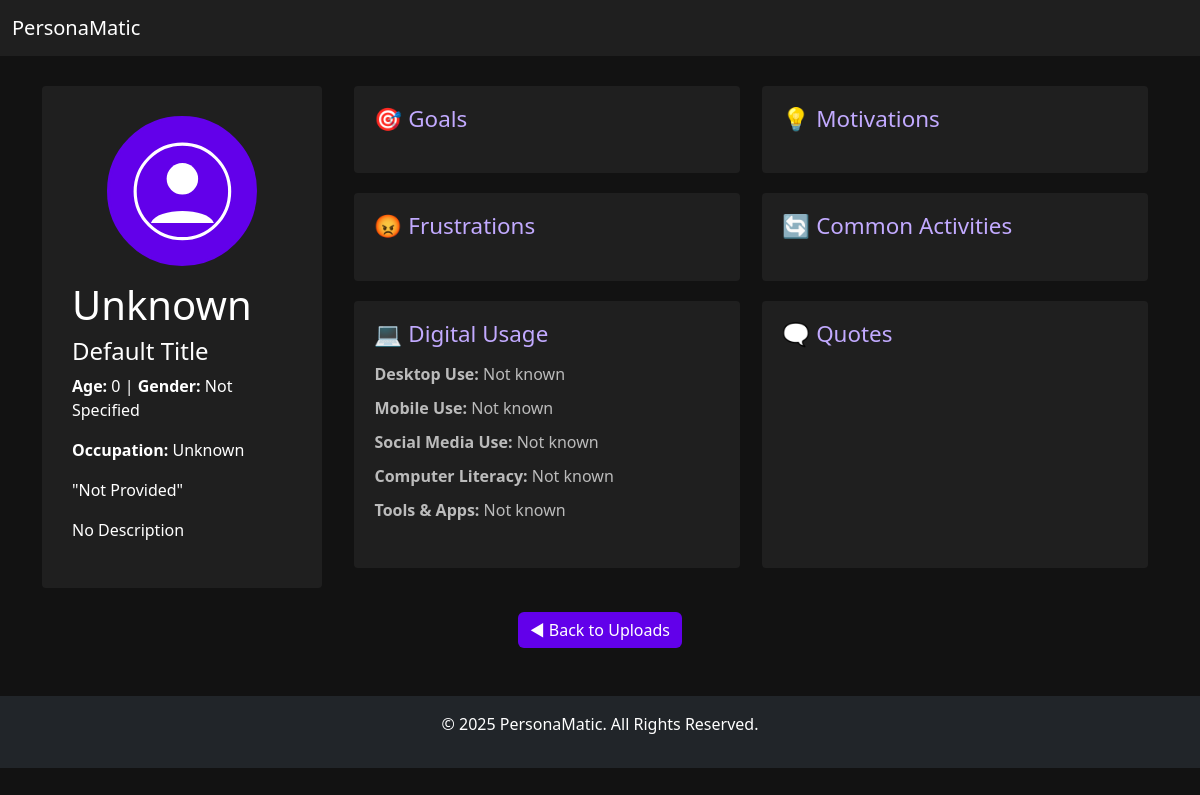
The app's page /api/persona/9, older data.
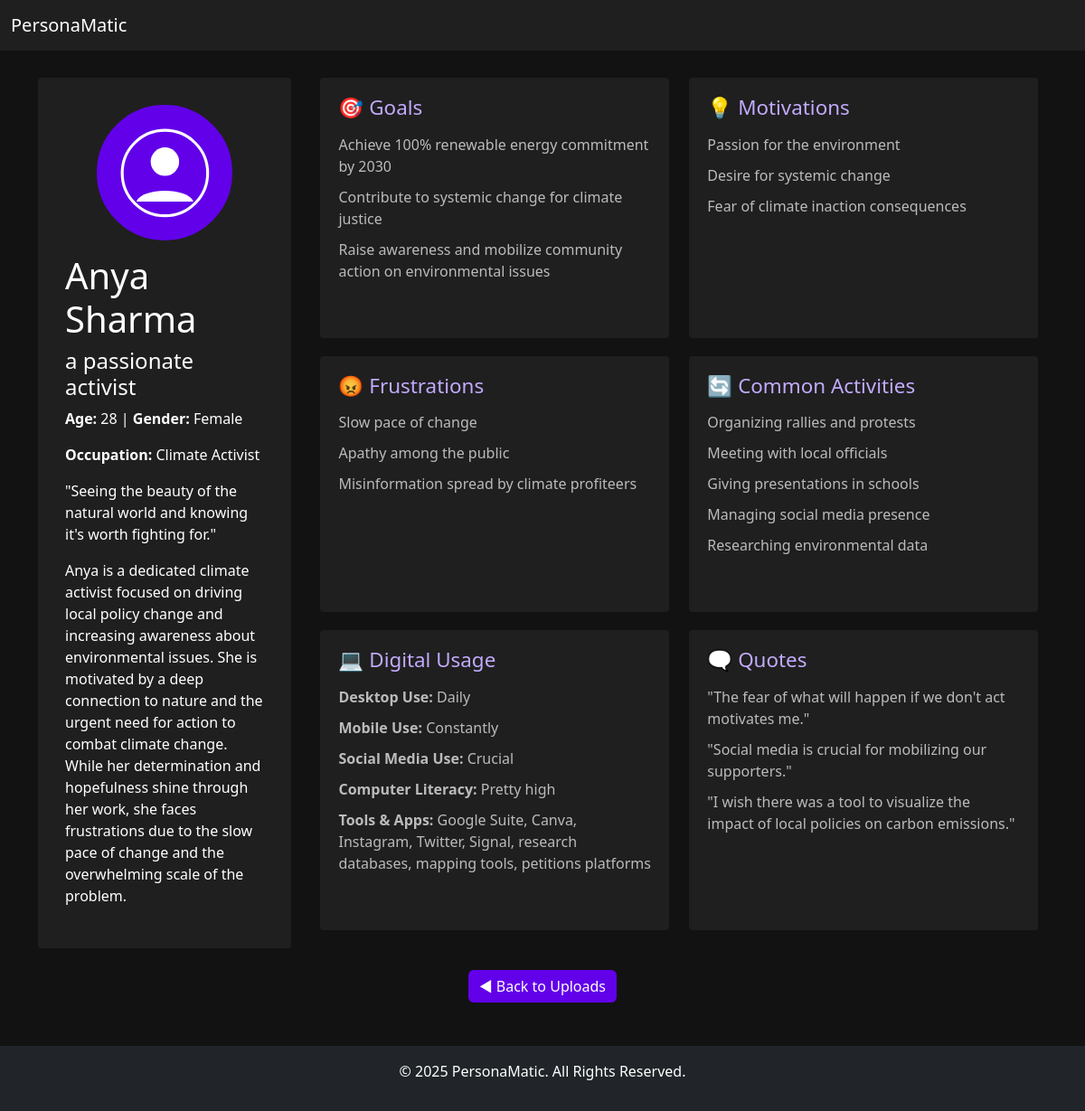
The same page, newer data.
### app/models/personas.py (models this page shows)
class PersonasBaseData(db.Model):
    __tablename__ = 'personas_base_data'
    id = db.Column(db.Integer, primary_key=True, autoincrement=True)
    user_id = db.Column(db.Integer, db.ForeignKey('users.id'), nullable=False)
    photo = db.Column(db.String(255), nullable=False)
    name = db.Column(db.String(100), nullable=False)
    additional_title = db.Column(db.String(200), nullable=False)
    description = db.Column(db.Text)
    age = db.Column(db.Integer)
    gender = db.Column(db.String(50))
    occupation = db.Column(db.String(100))
    quote_summarized = db.Column(db.Text, nullable=False)
    created_at = db.Column(db.DateTime, default=datetime.utcnow, nullable=False)
    updated_at = db.Column(db.DateTime, default=datetime.utcnow, onupdate=datetime.utcnow)
    goals = db.relationship('PersonaGoals', backref='persona', cascade="all, delete-orphan")
    motivations = db.relationship('PersonaMotivations', backref='persona', cascade="all, delete-orphan")
    frustrations = db.relationship('PersonaFrustrations', backref='persona', cascade="all, delete-orphan")
    activities = db.relationship('PersonaActivities', backref='persona', cascade="all, delete-orphan")
    digital_use = db.relationship('PersonaDigitalUse', backref='persona', cascade="all, delete-orphan")
    persona_quotes = db.relationship('PersonaQuotes', backref='persona', cascade="all, delete-orphan")

class PersonaGoals(db.Model):
    __tablename__ = 'persona_goals'
    id = db.Column(db.Integer, primary_key=True, autoincrement=True)
    persona_id = db.Column(db.Integer, db.ForeignKey('personas_base_data.id'), nullable=False)
    goal_01 = db.Column(db.Text, nullable=False)
    goal_02 = db.Column(db.Text)
    goal_03 = db.Column(db.Text)
    created_at = db.Column(db.DateTime, default=datetime.utcnow, nullable=False)
    updated_at = db.Column(db.DateTime, default=datetime.utcnow, onupdate=datetime.utcnow)

class PersonaMotivations(db.Model):
    __tablename__ = 'persona_motivations'
    id = db.Column(db.Integer, primary_key=True, autoincrement=True)
    persona_id = db.Column(db.Integer, db.ForeignKey('personas_base_data.id'), nullable=False)
    motivation_01 = db.Column(db.Text, nullable=False)
    motivation_02 = db.Column(db.Text)
    motivation_03 = db.Column(db.Text)
    created_at = db.Column(db.DateTime, default=datetime.utcnow, nullable=False)
    updated_at = db.Column(db.DateTime, default=datetime.utcnow, onupdate=datetime.utcnow)

class PersonaFrustrations(db.Model):
    __tablename__ = 'persona_frustrations'
    id = db.Column(db.Integer, primary_key=True, autoincrement=True)
    persona_id = db.Column(db.Integer, db.ForeignKey('personas_base_data.id'), nullable=False)
    frustration_01 = db.Column(db.Text, nullable=False)
    frustration_02 = db.Column(db.Text)
    frustration_03 = db.Column(db.Text)
    created_at = db.Column(db.DateTime, default=datetime.utcnow, nullable=False)
    updated_at = db.Column(db.DateTime, default=datetime.utcnow, onupdate=datetime.utcnow)

class PersonaActivities(db.Model):
    __tablename__ = 'persona_activities'
    id = db.Column(db.Integer, primary_key=True, autoincrement=True)
    persona_id = db.Column(db.Integer, db.ForeignKey('personas_base_data.id'), nullable=False)
    activity_01 = db.Column(db.Text, nullable=True)
    activity_02 = db.Column(db.Text, nullable=True)
    activity_03 = db.Column(db.Text, nullable=True)
    activity_04 = db.Column(db.Text, nullable=True)
    activity_05 = db.Column(db.Text, nullable=True)
    created_at = db.Column(db.DateTime, default=datetime.utcnow, nullable=False)
    updated_at = db.Column(db.DateTime, default=datetime.utcnow, onupdate=datetime.utcnow)

class PersonaDigitalUse(db.Model):
    __tablename__ = 'persona_digital_use'
    id = db.Column(db.Integer, primary_key=True, autoincrement=True)
    persona_id = db.Column(db.Integer, db.ForeignKey('personas_base_data.id'), nullable=False)
    desktop_use = db.Column(db.Text, nullable=False, default="Not known")
    mobile_use = db.Column(db.Text, nullable=False, default="Not known")
    social_media_use = db.Column(db.Text, nullable=False, default="Not known")
    computer_literacy = db.Column(db.Text, nullable=False, default="Not known")
    frequently_used_tools_and_apps = db.Column(db.Text, nullable=False, default="Not known")
    created_at = db.Column(db.DateTime, default=datetime.utcnow, nullable=False)
    updated_at = db.Column(db.DateTime, default=datetime.utcnow, onupdate=datetime.utcnow)

class PersonaQuotes(db.Model):
    __tablename__ = 'persona_quotes'
    id = db.Column(db.Integer, primary_key=True, autoincrement=True)
    persona_id = db.Column(db.Integer, db.ForeignKey('personas_base_data.id'), nullable=False)
    quote_01 = db.Column(db.Text, nullable=True)
    quote_02 = db.Column(db.Text, nullable=True)
    quote_03 = db.Column(db.Text, nullable=True)
    created_at = db.Column(db.DateTime, default=datetime.utcnow, nullable=False)
    updated_at = db.Column(db.DateTime, default=datetime.utcnow, onupdate=datetime.utcnow)

### app/routes/personas.py (the view)
@personas_bp.route('/persona/<int:persona_id>', methods=['GET'])
def view_persona(persona_id):
    persona = PersonasBaseData.query.get_or_404(persona_id)
    persona_data = {
        "id": persona.id,
        "photo": persona.photo,
        "name": persona.name,
        "additional_title": persona.additional_title,
        "description": persona.description,
        "age": persona.age,
        "gender": persona.gender,
        "occupation": persona.occupation,
        "quote_summarized": persona.quote_summarized,
        "created_at": persona.created_at.strftime("%Y-%m-%d %H:%M:%S"),
        "updated_at": persona.updated_at.strftime("%Y-%m-%d %H:%M:%S"),
        "goals": [persona.goals[0].goal_01, persona.goals[0].goal_02, persona.goals[0].goal_03] if persona.goals else [],
        "motivations": [persona.motivations[0].motivation_01, persona.motivations[0].motivation_02, persona.motivations[0].motivation_03] if persona.motivations else [],
        "frustrations": [persona.frustrations[0].frustration_01, persona.frustrations[0].frustration_02, persona.frustrations[0].frustration_03] if persona.frustrations else [],
        "activities": [persona.activities[0].activity_01, persona.activities[0].activity_02, persona.activities[0].activity_03, persona.activities[0].activity_04, persona.activities[0].activity_05] if persona.activities else [],
        "digital_use": {
            "desktop_use": persona.digital_use[0].desktop_use if persona.digital_use else "Not known",
            "mobile_use": persona.digital_use[0].mobile_use if persona.digital_use else "Not known",
            "social_media_use": persona.digital_use[0].social_media_use if persona.digital_use else "Not known",
            "computer_literacy": persona.digital_use[0].computer_literacy if persona.digital_use else "Not known",
            "frequently_used_tools_and_apps": persona.digital_use[0].frequently_used_tools_and_apps if persona.digital_use else "Not known"
        },
        "persona_quotes": [persona.persona_quotes[0].quote_01, persona.persona_quotes[0].quote_02, persona.persona_quotes[0].quote_03] if persona.persona_quotes else []
    }
    return render_template("persona.html", persona=persona_data)

### app/templates/persona.html (shortened to what this page needs)
<!DOCTYPE html>
<html lang="en">
<head>
    <link href="https://cdn.jsdelivr.net/npm/bootstrap@5.3.2/dist/css/bootstrap.min.css" rel="stylesheet">
    <link href="{{ url_for('static', filename='css/custom.css') }}" rel="stylesheet">
</head>
<body>
    <nav class="navbar navbar-expand-lg bg-body-tertiary">
        <div class="container-fluid">
            <a class="navbar-brand" href="/">PersonaMatic</a>
        </div>
    </nav>
    <div class="container persona-container">
        <div class="persona-card">
            <div class="avatar-placeholder">
                <svg viewBox="0 0 64 64" xmlns="http://www.w3.org/2000/svg">
                    <circle cx="32" cy="32" r="30" stroke="white" stroke-width="2" fill="none"/>
                    <circle cx="32" cy="24" r="10" fill="white"/>
                    <path d="M12,52 C16,42 48,42 52,52" fill="white"/>
                </svg>
            </div>
            <h1>{{ persona.name }}</h1>
            <h4>{{ persona.additional_title }}</h4>
            <p><strong>Age:</strong> {{ persona.age }} | <strong>Gender:</strong> {{ persona.gender }}</p>
            <p><strong>Occupation:</strong> {{ persona.occupation }}</p>
            <blockquote>"{{ persona.quote_summarized }}"</blockquote>
            <p>{{ persona.description }}</p>
        </div>
        <div class="persona-section">
            <div class="persona-box">
                <h3>🎯 Goals</h3>
                <ul>
                    {% for goal in persona.goals %}
                        <li>{{ goal }}</li>
                    {% endfor %}
                </ul>
            </div>
            <div class="persona-box">
                <h3>💡 Motivations</h3>
                <ul>
                    {% for motivation in persona.motivations %}
                        <li>{{ motivation }}</li>
                    {% endfor %}
                </ul>
            </div>
            <div class="persona-box">
                <h3>😡 Frustrations</h3>
                <ul>
                    {% for frustration in persona.frustrations %}
                        <li>{{ frustration }}</li>
                    {% endfor %}
                </ul>
            </div>
            <div class="persona-box">
                <h3>🔄 Common Activities</h3>
                <ul>
                    {% for activity in persona.activities %}
                        <li>{{ activity }}</li>
                    {% endfor %}
                </ul>
            </div>
            <div class="persona-box">
                <h3>💻 Digital Usage</h3>
                <ul>
                    <li><strong>Desktop Use:</strong> {{ persona.digital_use.desktop_use }}</li>
                    <li><strong>Mobile Use:</strong> {{ persona.digital_use.mobile_use }}</li>
                    <li><strong>Social Media Use:</strong> {{ persona.digital_use.social_media_use }}</li>
                    <li><strong>Computer Literacy:</strong> {{ persona.digital_use.computer_literacy }}</li>
                    <li><strong>Tools & Apps:</strong> {{ persona.digital_use.frequently_used_tools_and_apps }}</li>
                </ul>
            </div>
            <div class="persona-box">
                <h3>🗨 Quotes</h3>
                <ul>
                    {% for quote in persona.persona_quotes %}
                        <li>"{{ quote }}"</li>
                    {% endfor %}
                </ul>
            </div>
        </div>
    </div>
    <div class="container mt-4 text-center">
        <a href="/api/uploads-list" class="btn btn-primary cta-button">
            ◀ Back to Uploads
        </a>
    </div>
    <footer class="bg-dark text-white text-center py-3 mt-5">
        <p>&copy; 2025 PersonaMatic. All Rights Reserved.</p>
    </footer>
</body>
</html>

Row changes from the older to the newer data that the page shows:
changed PersonasBaseData: name "Unknown" → "Anya Sharma"; additional_title "Default Title" → "a passionate activist"; gender "Not Specified" → "Female"; occupation "Unknown" → "Climate Activist"; quote_summarized "Not Provided" → "Seeing the beauty of the natural world and knowing it's worth fighting for."; description "No Description" → "Anya is a dedicated climate activist focused on driving local policy change and increasing awareness about environmental issues. She is motivated by a deep connection to nature and the urgent need for action to combat climate change. While her determination and hopefulness shine through her work, she faces frustrations due to the slow pace of change and the overwhelming scale of the problem."
now on this page (row edited): PersonaGoals: goal_01 "Achieve 100% renewable energy commitment by 2030", goal_02 "Contribute to systemic change for climate justice", goal_03 "Raise awareness and mobilize community action on environmental issues"
now on this page (row edited): PersonaMotivations: motivation_01 "Passion for the environment", motivation_02 "Desire for systemic change", motivation_03 "Fear of climate inaction consequences"
now on this page (row edited): PersonaFrustrations: frustration_01 "Slow pace of change", frustration_02 "Apathy among the public", frustration_03 "Misinformation spread by climate profiteers"
now on this page (row edited): PersonaActivities: activity_01 "Organizing rallies and protests", activity_02 "Meeting with local officials", activity_03 "Giving presentations in schools", activity_04 "Managing social media presence", activity_05 "Researching environmental data"
now on this page (row edited): PersonaDigitalUse: digital_use.desktop_use "Daily", digital_use.mobile_use "Constantly", digital_use.social_media_use "Crucial", digital_use.computer_literacy "Pretty high", digital_use.frequently_used_tools_and_apps "Google Suite, Canva, Instagram, Twitter, Signal, research databases, mapping tools, petitions platforms"
now on this page (row edited): PersonaQuotes: quote_01 "The fear of what will happen if we don't act motivates me.", quote_02 "Social media is crucial for mobilizing our supporters.", quote_03 "I wish there was a tool to visualize the impact of local policies on carbon emissions."
Text that changed along with them:
{{ persona.age }}: "0" → "28"
{{ persona.digital_use.desktop_use }}: "Not known" → (not shown)
{{ persona.digital_use.mobile_use }}: "Not known" → (not shown)
{{ persona.digital_use.social_media_use }}: "Not known" → (not shown)
{{ persona.digital_use.computer_literacy }}: "Not known" → (not shown)
{{ persona.digital_use.frequently_used_tools_and_apps }}: "Not known" → (not shown)
